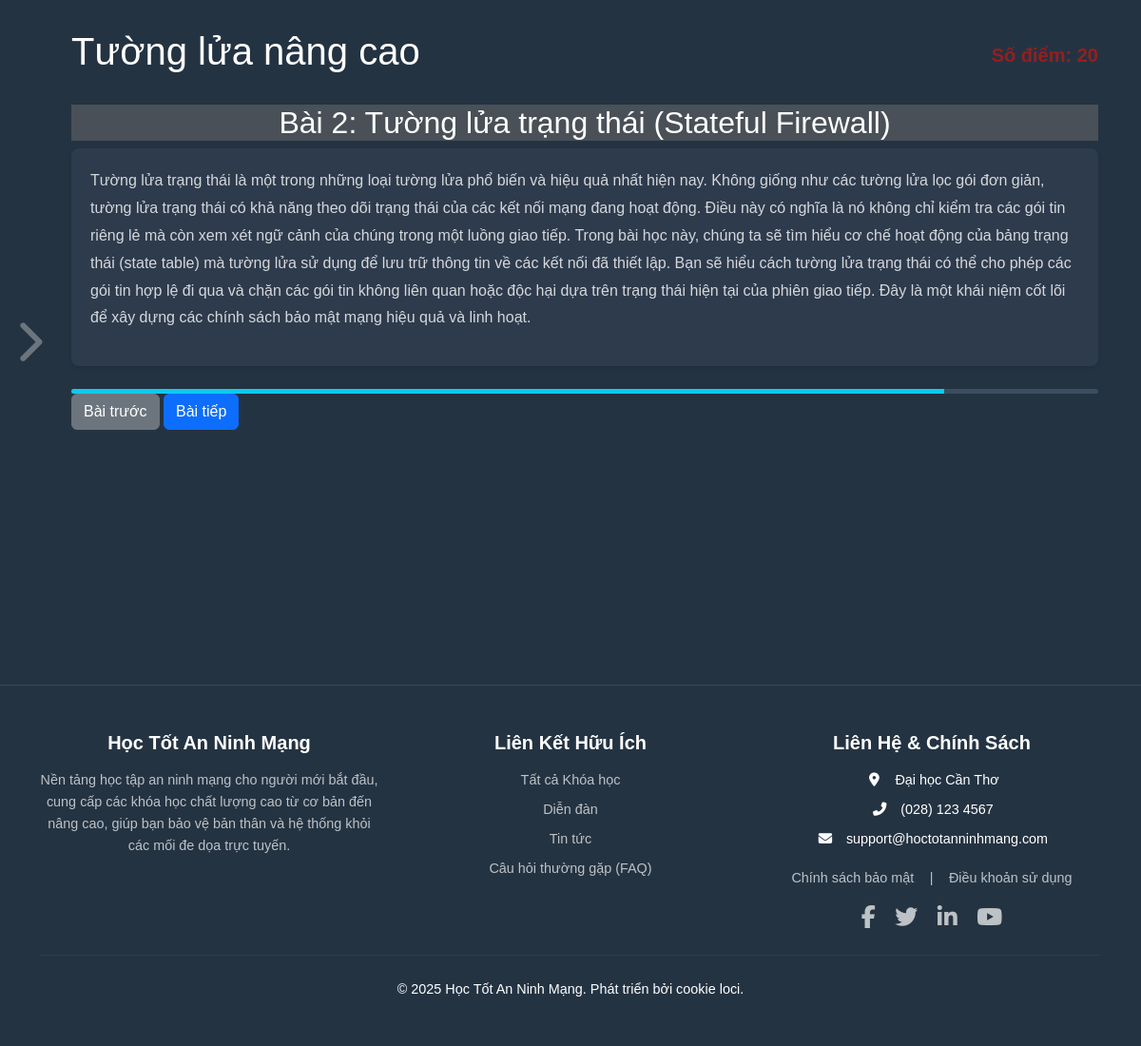
Screenshot of /courses.php?kh_id=1&bh_thutu=2 (signed in) with the database file from the repository.
### tables this page shows
CREATE TABLE KHOA_HOC (
	kh_id INT PRIMARY KEY AUTO_INCREMENT, 
	kh_name VARCHAR(255) NOT NULL,        
	kh_soluong_baihoc INT,                
	kh_dokho VARCHAR(50),                 
	kh_url VARCHAR(255),                  
	kh_mota TEXT,
	hkh_id INT,
	FOREIGN KEY (hkh_id) REFERENCES hinh_khoa_hoc(hkh_id)  	                   
);

CREATE TABLE BAI_HOC (
	bh_id INT PRIMARY KEY AUTO_INCREMENT,   
	kh_id INT NOT NULL,                     
	bh_tieude VARCHAR(255) NOT NULL,        
	bh_noidung TEXT,                        
	bh_thutu INT,                           
	bh_ngay_tao DATETIME DEFAULT CURRENT_TIMESTAMP, 
	bh_cap_nhat DATETIME DEFAULT CURRENT_TIMESTAMP ON UPDATE CURRENT_TIMESTAMP, 
	bh_diem INT,                            
	FOREIGN KEY (kh_id) REFERENCES KHOA_HOC(kh_id) 
);

### courses.php (the view, shortened to what this page needs)
<?php
    include_once __DIR__ . "/dbconnect.php";
    $current_kh_id = isset($_GET['kh_id']) ? (int)$_GET['kh_id'] : 0;
    $arr_bai_hoc_trong_khoa = [];
    if ($current_kh_id > 0) {
        $stmt_bh = $conn->prepare("SELECT bh_id, bh_tieude, bh_thutu, bh_noidung, bh_diem FROM bai_hoc WHERE kh_id = ? ORDER BY bh_thutu ASC;");
        if ($stmt_bh) {
            $stmt_bh->bind_param("i", $current_kh_id);
            $stmt_bh->execute();
            $result_bh = $stmt_bh->get_result();
            while ($row_bh = $result_bh->fetch_assoc()) {
                $arr_bai_hoc_trong_khoa[] = $row_bh;
            }
        } else {
            error_log("lỗi truy vấn: .$conn->error . $conn->error");
        }
    }
    $current_bh_thutu_from_url = isset($_GET['bh_thutu']) ? (int)$_GET['bh_thutu'] : null;
    $current_bh_data = null;
    if ($current_bh_thutu_from_url === null && !empty($arr_bai_hoc_trong_khoa)) {
        $current_bh_data = $arr_bai_hoc_trong_khoa[0];
    } else {
        foreach ($arr_bai_hoc_trong_khoa as $bh_item) {
            if ($bh_item['bh_thutu'] == $current_bh_thutu_from_url) {
                $current_bh_data = $bh_item;
                break;
            }
            if ($current_bh_data === null && !empty($arr_bai_hoc_trong_khoa)) {
                $current_bh_data = $arr_bai_hoc_trong_khoa[0];
            }
        }
    }
    $current_khoa_hoc_name = "Tên Khóa Học Không Xác Định";
    if ($current_kh_id > 0) {
        $stmt_kh = $conn->prepare("SELECT kh_name FROM khoa_hoc WHERE kh_id = ?;");
        if ($stmt_kh) {
            $stmt_kh->bind_param("i", $current_kh_id);
            $stmt_kh->execute();
            $stmt_kh->bind_result($kh_name);
            if ($stmt_kh->fetch()) {
                $current_khoa_hoc_name = htmlspecialchars($kh_name);
            }
        }
    }
?>
<!DOCTYPE html>
<html lang="vi">
<head>
    <?php include_once __DIR__ . '/includes/style.php'; ?>
</head>
<body>
    <main class="course-detail-main d-flex" style="background-color: var(--primary-bg-color); min-height: calc(100vh - 80px);">
        <button class="sidebar-toggle" id="sidebarToggleBtn">
            <i class="fas fa-chevron-right toggle-icon"></i>
        </button>
        <aside id="courseSidebar" class="course-sidebar collapsed">
                    <?php foreach($arr_bai_hoc_trong_khoa as $bh): ?>
                        <?php
                            $is_active = ($current_bh_data && $bh['bh_thutu'] == $current_bh_data['bh_thutu']) ? 'active' : '';
                        ?>
                    <?php endforeach; ?>
        </aside>
        <section class="course-content flex-grow-1 p-4 container">
            <div class="d-flex justify-content-between align-items-center mb-4">
                <h1 class="text-white <?= $is_active ?>"> <?= $current_khoa_hoc_name ?></h1>
                <span class=" diem-bai-hoc">Số điểm: <?= htmlspecialchars($current_bh_data['bh_diem']) ?></span>
            </div>
            <div class="ten-bai-hoc" style="background-color: var(--link-hover-color);">
                <h2 class="text-white <?= $is_active ?> text-center"> <?= $current_bh_data['bh_tieude'] ?></h2>
            </div>
            <div class="course-text-block mb-4">
                <p class="<?= $is_active ?>"><?= htmlspecialchars($current_bh_data['bh_noidung'])?></p>
            </div>
            <div class="progress mt-auto" style="height: 5px;">
                <div class="progress-bar bg-info" role="progressbar" style="width: 85%;" aria-valuenow="85" aria-valuemin="0" aria-valuemax="100"></div>
            </div>
            <?php
                $current_bh_index = -1;
                foreach ($arr_bai_hoc_trong_khoa as $index => $bh_item) {
                    if ($bh_item['bh_thutu'] == $current_bh_data['bh_thutu']) {
                        $current_bh_index = $index;
                        break;
                    }
                }
                $prev_bh_thutu = null;
                if ($current_bh_index > 0) {
                    $prev_bh_thutu = $arr_bai_hoc_trong_khoa[$current_bh_index - 1]['bh_thutu'];
                }
                $next_bh_thutu = null;
                if ($current_bh_index < count($arr_bai_hoc_trong_khoa) - 1) {
                    $next_bh_thutu = $arr_bai_hoc_trong_khoa[$current_bh_index + 1]['bh_thutu'];
                }
            ?>
            <div class="lesson-navigation">
                <?php if ($prev_bh_thutu !== null): ?>
                    <a href="courses.php?kh_id=<?= htmlspecialchars($current_kh_id) ?>&bh_thutu=<?= htmlspecialchars($prev_bh_thutu) ?>" class="btn btn-secondary">Bài trước</a>
                <?php endif; ?>
                <?php if ($next_bh_thutu !== null): ?>
                    <a href="courses.php?kh_id=<?= htmlspecialchars($current_kh_id) ?>&bh_thutu=<?= htmlspecialchars($next_bh_thutu) ?>" class="btn btn-primary">Bài tiếp</a>
                <?php endif; ?>
            </div>
        </section>
    </main>
    <?php include_once __DIR__ . "/includes/footer.php"; ?>
</body>
</html>

### assets/css/app.css (style rules this page uses)
:root { --primary-bg-color: #2c3e50; --secondary-bg-color: #f8f9fa; --text-color-light: #ffffff; --text-color-dark: #343a40; --btn-primary-bg: #007bff; --btn-primary-hover-bg: #476481; --thirth-bg-color: #243342; --fourth-bg-color: #4273a4; }
body { font-family: 'Arial', sans-serif; line-height: 1.6; background-color: var(--primary-bg-color); color: var(--text-color-dark); }
html, body { height: 100%; }
body { display: flex; flex-direction: column; }
main { flex-grow: 1; }
.course-detail-main { display: flex; min-height: calc(100vh - 80px); position: relative; }
.course-sidebar { background-color: #243342; width: 30%; flex-shrink: 0; transition: width 0.3s ease, transform 0.3s ease; overflow-x: hidden; display: flex; flex-direction: column; padding-top: 20px; padding-bottom: 20px; }
.course-sidebar.collapsed { width: 30px; padding-left: 0; padding-right: 0; }
.sidebar-toggle { position: absolute; top: 50%; left: 30px; transform: translate(-50%, -50%); background-color: var(--thirth-bg-color); border: none; border-radius: 25%; width: 35px; height: 100px; display: flex; align-items: center; justify-content: center; cursor: pointer; z-index: 10; transition: background-color 0.2s ease, transform 0.3s ease, left 0.3s ease; color: var(--text-color-light); }
.sidebar-toggle .toggle-icon { transition: transform 0.3s ease; font-size: 2.9rem; color: #6c757d; transition: color 0.2s ease, transform 0.3s ease; }
.course-content { background-color: var(--primary-bg-color); color: var(--text-color-light); overflow-y: auto; padding: 30px !important; }
.course-content h2, .course-content h3 { color: var(--text-color-light); }
.course-text-block { background-color: #2e3b4d; padding: 20px; border-radius: 8px; margin-bottom: 20px; box-shadow: 0 2px 5px rgba(0,0,0,0.1); }
.course-text-block p { color: rgba(255, 255, 255, 0.8); line-height: 1.8; }
.progress { background-color: #3b4e60; border-radius: 5px; }
.progress-bar { background-color: var(--fourth-bg-color) }
.diem-bai-hoc { font-size: 20px; color: #951f1f; font-weight: bolder ; }
:root { --primary-bg-color: #243342; --card-bg-color: #e0e0e0; --input-bg-color: #f8f9fa; --input-bg-color-focus: #ffffff; --border-color: #ced4da; --primary-color: #007bff; --text-color-dark: #343a40; --placeholder-color: #6c757d; --link-color: #6c757d; --link-hover-color: #495057; }

### rows the page displays
khoa_hoc: kh_name "Tường lửa nâng cao"
bai_hoc: bh_tieude "Bài 2: Tường lửa trạng thái (Stateful Firewall)", bh_noidung "Tường lửa trạng thái là một trong những loại tường lửa phổ biến và hiệu quả nhất hiện nay. Không giống như các tường lửa lọc gói đơn giản, tường lửa trạng thái có khả năng theo dõi trạng thái của các kết nối mạng đang hoạt động. Điều này có nghĩa là nó không chỉ kiểm tra các gói tin riêng lẻ mà còn xem xét ngữ cảnh của chúng trong một luồng giao tiếp. Trong bài học này, chúng ta sẽ tìm hiểu cơ chế hoạt động của bảng trạng thái (state table) mà tường lửa sử dụng để lưu trữ thông tin về các kết nối đã thiết lập. Bạn sẽ hiểu cách tường lửa trạng thái có thể cho phép các gói tin hợp lệ đi qua và chặn các gói tin không liên quan hoặc độc hại dựa trên trạng thái hiện tại của phiên giao tiếp. Đây…"
